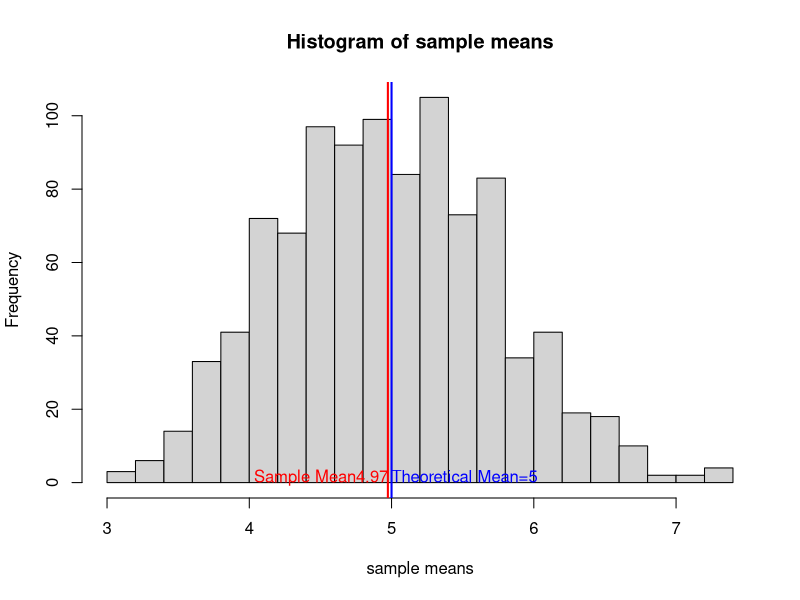
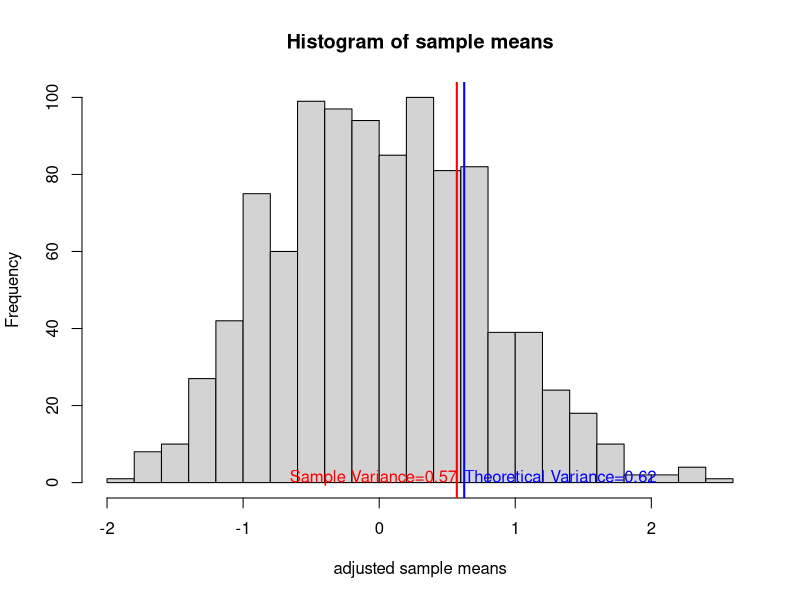
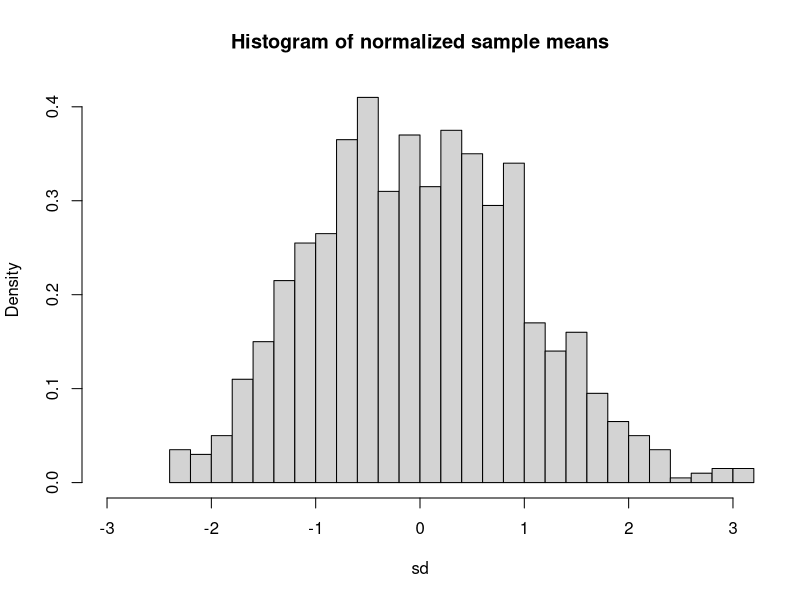
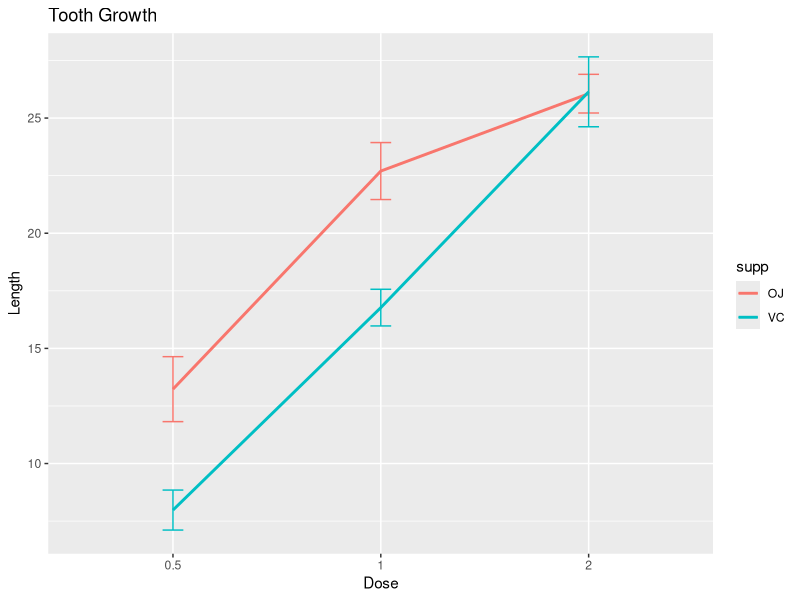

Write R code to recreate these figures, in order.
## ---- chunk 1
knitr::opts_chunk$set(echo = TRUE)
## ---- chunk 2
set.seed(1234)
lambda<-0.2
mns<-NULL

#1000 simulations are run, and each simulation will calculate the mean of 40 random exponential and generate 1 sample mean, so 1000 sample means will be collected.
for(i in 1:1000)
  mns<-c(mns,mean(rexp(40,lambda)))

#Sample Mean will be the mean of these 1000 sample means 
#Sample Variance will be the variance of these 1000 sample means
Sample_Mean<-mean(mns)
Sample_Var<-var(mns)

#Theoretical Mean and Theoretical Variance are 1/lambda and 1/(lambda^2*n) respectivly
Theoretical_Mean<-1/lambda
Theoretical_Var<-1/(lambda^2*40)

## ---- chunk 3
hist(mns,xlab="sample means",breaks=20,main="Histogram of sample means")
abline(v=Sample_Mean,col="red",lwd=2)
Sample_Mean_label<-paste("Sample Mean",round(Sample_Mean,2),sep="")
text(Sample_Mean,0,Sample_Mean_label,adj=c(1,0),col="red")
abline(v=Theoretical_Mean,col="blue",lwd=2)
Theoretical_Mean_label<-paste("Theoretical Mean=",round(Theoretical_Mean,2),sep="")
text(Theoretical_Mean,0,Theoretical_Mean_label,adj=c(0,0),col="blue")
## ---- chunk 4
hist(mns-Sample_Mean,xlab="adjusted sample means",breaks=20,main="Histogram of sample means")
abline(v=Sample_Var,col="red",lwd=2)
Sample_Var_label<-paste("Sample Variance=",round(Sample_Var,2),sep="")
text(Sample_Var,0,Sample_Var_label,adj=c(1,0),col="red")
abline(v=Theoretical_Var,col="blue",lwd=2)
Theoretical_Var_label<-paste("Theoretical Variance=",round(Theoretical_Var,2),sep="")
text(Theoretical_Var,0,Theoretical_Var_label,adj=c(0,0),col="blue")
## ---- chunk 5
norm_mns<-(mns-Sample_Mean)/sqrt(Sample_Var)
hist(norm_mns,freq=FALSE,xlab="sd",xlim=c(-3,3),breaks=20,main="Histogram of normalized sample means")
sd<-NULL
p_norm_mns<-NULL
p_norm<-NULL

for (i in -3:3)
{sd<-c(sd,i)
 p_norm_mns<-c(p_norm_mns,(sum(norm_mns<=i)/1000))
 p_norm<-c(p_norm,(pnorm(i)))
}
sf<-data.frame(sd,p_norm_mns,p_norm)
names(sf)<-c("sd","cum probability of Sample Mean distribution","cum probability of normal distribution")
sf

## ---- chunk 6
data(ToothGrowth)
dim(ToothGrowth)
head(ToothGrowth)
table(ToothGrowth$supp,ToothGrowth$dose)
## ---- chunk 7
suppressMessages(library(dplyr))
library(ggplot2)
plotdata<- ToothGrowth %>% group_by(supp,dose) %>% summarise(mean=mean(len),se=sd(len)/sqrt(length(len)))
plotdata

g<-ggplot(plotdata,aes(factor(dose),mean,group=supp,color=supp))
g+geom_line(lwd=1)+geom_errorbar(aes(ymin=mean-se,ymax=mean+se),width=0.1)+labs(x="Dose",y="Length")+ggtitle("Tooth Growth")
## ---- chunk 8
OJ_0.5<-ToothGrowth[ToothGrowth$supp=="OJ"&ToothGrowth$dose==0.5,]$len
OJ_1<-ToothGrowth[ToothGrowth$supp=="OJ"&ToothGrowth$dose==1,]$len
OJ_2<-ToothGrowth[ToothGrowth$supp=="OJ"&ToothGrowth$dose==2,]$len

VC_0.5<-ToothGrowth[ToothGrowth$supp=="VC"&ToothGrowth$dose==0.5,]$len
VC_1<-ToothGrowth[ToothGrowth$supp=="VC"&ToothGrowth$dose==1,]$len
VC_2<-ToothGrowth[ToothGrowth$supp=="VC"&ToothGrowth$dose==2,]$len

#IN OJ supplement groups,compare the effect of different dose
t.test(OJ_0.5,OJ_1)$p.value
t.test(OJ_1,OJ_2)$p.value

#IN VC supplement groups,compare the effect of different dose
t.test(VC_0.5,VC_1)$p.value
t.test(VC_1,VC_2)$p.value

#Compare OJ supplement and VC supplement at the same dose
t.test(OJ_0.5,VC_0.5)$p.value
t.test(OJ_1,VC_1)$p.value
t.test(OJ_2,VC_2)$p.value
